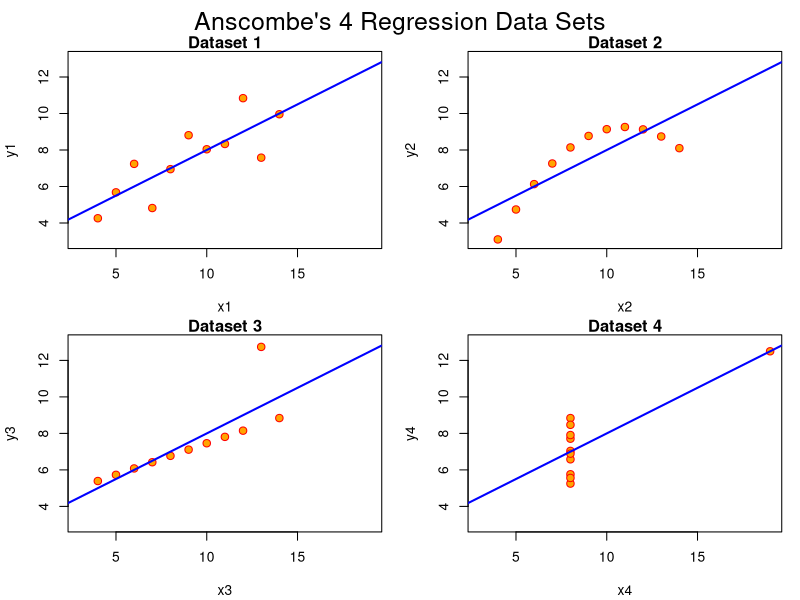

Source code (R):
## ---- chunk 1
#| label: load-data
#| include: false

# Load Anscombe's data
data(anscombe)
summary(anscombe)
## ---- chunk 2
#| label: build-models
#| include: false

# Create four model objects
lm1 <- lm(y1 ~ x1, data=anscombe)
lm2 <- lm(y2 ~ x2, data=anscombe)
lm3 <- lm(y3 ~ x3, data=anscombe)
lm4 <- lm(y4 ~ x4, data=anscombe)

# Compare model coefficients
ff <- y ~ x
mods <- setNames(as.list(1:4), paste0("lm", 1:4))

for(i in 1:4) {
  ff[2:3] <- lapply(paste0(c("y","x"), i), as.name)
  mods[[i]] <- lmi <- lm(ff, data = anscombe)
}

# Show coefficients are identical
sapply(mods, coef)
## ---- chunk 3
#| label: anscombe-plots
#| fig-width: 10
#| fig-height: 8
#| fig-cap: "Anscombe's Quartet: Four datasets with identical summary statistics but very different patterns"

# Set up plotting layout
op <- par(mfrow = c(2, 2), mar = 0.1+c(4,4,1,1), oma = c(0, 0, 2, 0))

# Plot all four datasets with regression lines
for(i in 1:4) {
  ff[2:3] <- lapply(paste0(c("y","x"), i), as.name)
  plot(ff, data = anscombe, col = "red", pch = 21, bg = "orange", cex = 1.2,
       xlim = c(3, 19), ylim = c(3, 13),
       main = paste("Dataset", i))
  abline(mods[[i]], col = "blue", lwd = 2)
}
mtext("Anscombe's 4 Regression Data Sets", outer = TRUE, cex = 1.5)
par(op)
